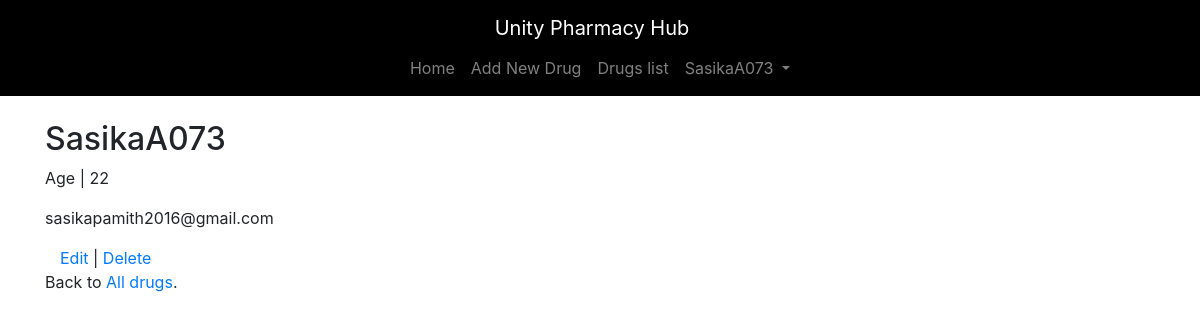
Screenshot of /users/5/ with the database file from the repository.
### users/models.py (models this page shows)
class CustomUser(AbstractUser):
    age = models.PositiveIntegerField(null=True, blank=True)

### users/views.py (the view)
class UserDetailView(DetailView):
    model = CustomUser
    template_name = 'user_detail.html'
    context_object_name = 'user'
    fields = ('username', 'email', 'first_name', 'last_name', 'age', )
    login_url = 'login'

### templates/user_detail.html
{% extends 'base.html' %}
{% block content %}
<div class="article-entry">
    <h2>{{ user.username }}</h2>
    <p>Age | {{ user.age }}</p>
    <p>{{ user.email }}</p>
</div>
<div class="container">
    <a href="{% url 'article_edit' object.id %}">Edit</a> | <a href="{% url 'article_delete' object.id %}">Delete</a>
</div>
<p>Back to <a href="{% url 'article_list' %}">All drugs</a>.</p>
{% endblock content %}

### templates/base.html (shortened to what this page needs)
<!DOCTYPE html>
<html lang="en">
<head>
    <link rel="stylesheet" href="https://stackpath.bootstrapcdn.com/bootstrap/4.5.0/css/bootstrap.min.css"
>
    <link rel="stylesheet" href="https://cdnjs.cloudflare.com/ajax/libs/font-awesome/4.7.0/css/font-awesome.min.css">
</head>
<body>
    <nav class="navbar navbar-expand-md navbar-dark bg-dark mb-4">
        <a class="navbar-brand" href="{% url 'home' %}">Unity Pharmacy Hub</a>
        <div class="collapse navbar-collapse" id="navbarCollapse">
            {% if user.is_authenticated %}
            <ul class="navbar-nav mr-auto">
                <li class="nav-item">
                    <a class="nav-link" href="{% url 'home' %}">Home</a>
                </li>
                <li class="nav-item">
                    <a class="nav-link" href="{% url 'article_new' %}">Add New Drug</a>
                </li>
                <li class="nav-item">
                    <a class="nav-link" href="{% url 'article_list' %}">Drugs list</a>
                </li>
                <li class="nav-item dropdown">
                    <a class="nav-link dropdown-toggle" href="#" role="button" data-bs-toggle="dropdown"
                        aria-expanded="false">
                        {{ user.username }}
                    </a>
                </li>
            </ul>
            {% else %}
            <form class="form-inline ml-auto">
                <a href="{% url 'login' %}" class="btn btn-outline-secondary">Log In</a>
                <a href="{% url 'signup' %}" class="btn btn-primary ml-2">Sign Up</a>
            </form>
            {% endif %}
    </nav>
    <div class="container">
        {% block content %}
        {% endblock %}
    </div>
</body>
</html>

### templates/base.html (style rules this page uses)
.navbar { background-color: #000000 !important; align-items: flex !important; flex-direction: column !important; }

### rows the page displays
CustomUser: username "SasikaA073", age "22", email "sasikapamith2016@gmail.com"
